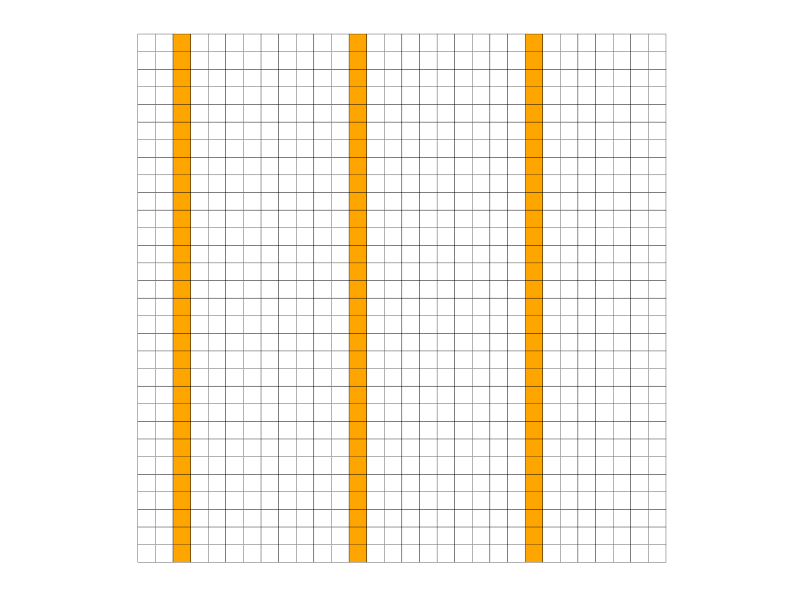
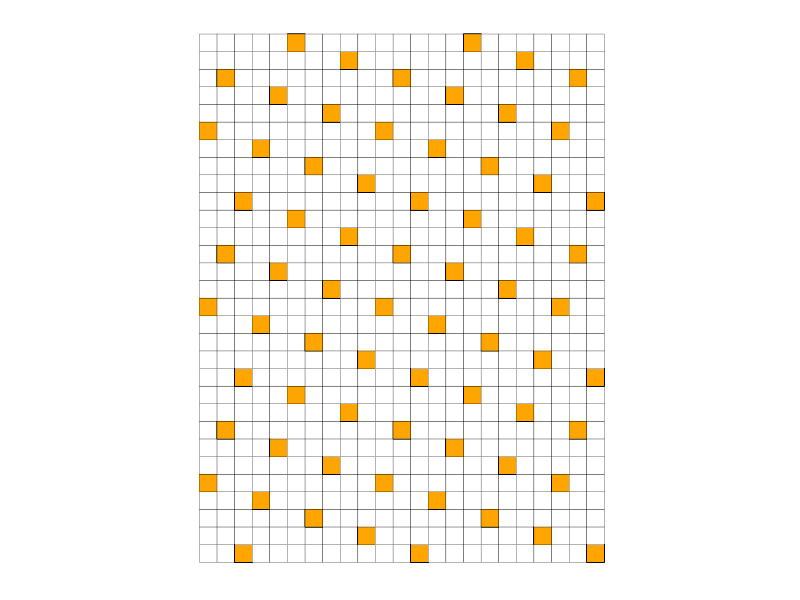

Reproduce these figures in R, in order. (Note: this script raises an error after producing the figures.)
##### To plot grids (for the report) ----------

install.packages("ggplot2")
library(ggplot2)

library(tidyverse) # for arrange

### Version 1 -----------

# Create a data frame with the coordinates and colors
grid_data <- expand.grid(x = 1:30, y = 1:30)  # 30x30 grid
grid_data$color <- "white"  # Default color for all squares

# Specify the squares to be colored
colored_squares <- data.frame(
  x = c(rep(3, 30), rep(13, 30), rep(23, 30)),
  y = rep(1:30, 3),
  color = c(rep("orange", 90))
)

# Merge the colored squares into the grid data
grid_data <- merge(grid_data, colored_squares, by = c("x", "y"), all.x = TRUE)
grid_data$color.y[is.na(grid_data$color.y)] <- "white" # Set NA colors to white
# c(rep("white", 100))

ggplot(grid_data, aes(x = x, y = y, fill = color.y)) +
  geom_tile(colour = "black") +  # Draw the squares with black borders # 
  scale_fill_identity() +  # Use the colors specified in the data
  theme_minimal() +  # Minimal theme for better visualization
  theme(
    axis.title = element_blank(),  # Remove axis titles
    axis.text = element_blank(),   # Remove axis text
    axis.ticks = element_blank(),  # Remove axis ticks
    panel.grid = element_blank()   # Remove grid lines
  ) +
  coord_fixed()  # Ensure squares are not stretched

### 2nd version of Version 1 -----------

# Create a data frame with the coordinates and colors
grid_data <- expand.grid(x = 1:23, y = 1:30)  # 30x23 grid
grid_data$color <- "white"  # Default color for all squares

# Function to sample at random following the grid
sampling_grid <- function(i){
  cells_x <- c()
  cells_y <- c()
  raw <- c()
  elt <- i
  while (elt < (30*23)) {
    raw <- append(raw, elt)
    elt <- elt+10
  }
  for (j in raw) {
    cells_x <- append(cells_x, ifelse(j%%23 == 0, 23, j%%23))
    cells_y <- append(cells_y, ifelse(j%%23 == 0, ((j-(j%%23))/23) - 1, (j-(j%%23))/23) )
  }
  return(data.frame(x = cells_x, y = cells_y))
}

test <- sampling_grid(3)

colored_squares <- data.frame(
  x = test$x,
  y = test$y +1,
  color = c(rep("orange", 30*23))
)

# Merge the colored squares into the grid data
grid_data <- merge(grid_data, colored_squares, by = c("x", "y"), all.x = TRUE)
grid_data$color.y[is.na(grid_data$color.y)] <- "white" # Set NA colors to white
# c(rep("white", 100))

ggplot(grid_data, aes(x = x, y = y, fill = color.y)) +
  geom_tile(colour = "black") +  # Draw the squares with black borders # 
  scale_fill_identity() +  # Use the colors specified in the data
  theme_minimal() +  # Minimal theme for better visualization
  theme(
    axis.title = element_blank(),  # Remove axis titles
    axis.text = element_blank(),   # Remove axis text
    axis.ticks = element_blank(),  # Remove axis ticks
    panel.grid = element_blank()   # Remove grid lines
  ) +
  coord_fixed()  # Ensure squares are not stretched

### Version 2 -----------

# Create a data frame with the coordinates and colors
grid_data <- expand.grid(x = 1:30, y = 1:30)  # 30x30 grid
grid_data$color <- "white"  # Default color for all squares

# Function to sample at random following the grid
sampling_grid <- function(i){
  cells_x <- c()
  cells_y <- c()
  
  for (l in 0:29) {
    if (l==0){
      x_init <- i
    }else if ((3*l+i) < 10){
      x_init <- (3*l+i)
    }else{
      x_init <- (((3*l+i))%%(10))
    }
    k <- 0
    while (x_init + 10*k < 30) {
      a <- x_init + 10*k
      b <- l
      cells_x <- append(cells_x, ifelse(j%%23 == 0, 23, a))
      print(a)
      cells_y <- append(cells_y, ifelse(j%%23 == 0, ((j-(j%%23))/23) - 1, b ))
      print(b)
      k <- k+1
    }
  }
  return(data.frame(x = cells_x, y = cells_y))
}

test <- sampling_grid(3)

# Specify the squares to be colored
colored_squares <- data.frame(
  x = test$x,
  y = test$y +1,
  color = c(rep("orange", 90))
)

# Merge the colored squares into the grid data
grid_data <- merge(grid_data, colored_squares, by = c("x", "y"), all.x = TRUE)
grid_data$color.y[is.na(grid_data$color.y)] <- "white" # Set NA colors to white

ggplot(grid_data, aes(x = x, y = y, fill = color.y)) +
  geom_tile(colour = "black") +  # Draw the squares with black borders # 
  scale_fill_identity() +  # Use the colors specified in the data
  theme_minimal() +  # Minimal theme for better visualization
  theme(
    axis.title = element_blank(),  # Remove axis titles
    axis.text = element_blank(),   # Remove axis text
    axis.ticks = element_blank(),  # Remove axis ticks
    panel.grid = element_blank()   # Remove grid lines
  ) +
  coord_fixed()  # Ensure squares are not stretched


### Version 3 -----------

# Create a data frame with the coordinates and colors
grid_data <- expand.grid(x = 1:30, y = 1:30)  # 30x30 grid
grid_data$color <- "white"  # Default color for all squares

# Function to sample at random following the grid
sampling_grid <- function(c_dim){
  random_points <- data.frame(x = numeric(), y = numeric())
  
  for (l in 0:((30)-1)) { # For all lines
    for (bunch in 1:(30/10)) { # 10 is the size of each bunch
      x_sampled <- sample(0:9, 1) + (bunch-1)*10
      a <- x_sampled
      b <- l
      random_points <- rbind(random_points, list(a,b))
    }
  }
  colnames(random_points) <- list("x", "y")
  return(random_points)
}

test <- sampling_grid(3)

# Specify the squares to be colored
colored_squares <- data.frame(
  x = test$x,
  y = test$y + 1,
  color = c(rep("orange", 90))
)

# Merge the colored squares into the grid data
grid_data <- merge(grid_data, colored_squares, by = c("x", "y"), all.x = TRUE)
grid_data$color.y[is.na(grid_data$color.y)] <- "white" # Set NA colors to white
# c(rep("white", 100))

ggplot(grid_data, aes(x = x, y = y, fill = color.y)) +
  geom_tile(colour = "black") +  # Draw the squares with black borders # 
  scale_fill_identity() +  # Use the colors specified in the data
  theme_minimal() +  # Minimal theme for better visualization
  theme(
    axis.title = element_blank(),  # Remove axis titles
    axis.text = element_blank(),   # Remove axis text
    axis.ticks = element_blank(),  # Remove axis ticks
    panel.grid = element_blank()   # Remove grid lines
  ) +
  coord_fixed()  # Ensure squares are not stretched



### Strata 1 -----------

# Create a data frame with the coordinates and colors
grid_data <- expand.grid(x = 1:30, y = 1:30)  # 30x30 grid
grid_data$color <- "white"  # Default color for all squares

# Function to sample at random following the grid
sampling_grid <- function(i){
  cells_x <- c()
  cells_y <- c()
  
  for (l in 0:29) {
    if (l==0){
      x_init <- i
    }else if ((3*l+i) < 10){
      x_init <- (3*l+i)
    }else{
      x_init <- (((3*l+i))%%(10))
    }
    k <- 0
    while (x_init + 10*k < 30) {
      a <- x_init + 10*k
      b <- l
      cells_x <- append(cells_x, a)
      # print(a)
      cells_y <- append(cells_y, b)
      # print(b)
      k <- k+1
    }
  }
  return(data.frame(x = cells_x, y = cells_y))
}

test <- sampling_grid(3)

# Specify the squares to be colored
colored_squares <- data.frame(
  x = test$x,
  y = test$y +1,
  color = c(rep("orange", 90))
)

colored_stratum <- data.frame(
  x = test[test$y == 2,]$x,
  y = test[test$y == 2,]$y +1,
  color = c(rep("red", nrow(test[test$y == 2,])))
)

# Merge the colored squares into the grid data
grid_data <- merge(grid_data, colored_squares, by = c("x", "y"), all.x = TRUE)
grid_data <- merge(grid_data, colored_stratum, by = c("x", "y"), all.x = TRUE)
grid_data$color[(is.na(grid_data$color)) & (grid_data$color.y == "orange")] <- "orange" 
grid_data$color[is.na(grid_data$color)] <- "white" # Set NA colors to white

ggplot(grid_data, aes(x = x, y = y, fill = color)) +
  geom_tile(colour = "black") +  # Draw the squares with black borders # 
  scale_fill_identity() +  # Use the colors specified in the data
  theme_minimal() +  # Minimal theme for better visualization
  theme(
    axis.title = element_blank(),  # Remove axis titles
    axis.text = element_blank(),   # Remove axis text
    axis.ticks = element_blank(),  # Remove axis ticks
    panel.grid = element_blank()   # Remove grid lines
  ) +
  coord_fixed()  # Ensure squares are not stretched


### Strata 2 -----------

# Create a data frame with the coordinates and colors
grid_data <- expand.grid(x = 1:30, y = 1:30)  # 30x30 grid
grid_data$color <- "white"  # Default color for all squares

# Function to sample at random following the grid
sampling_grid <- function(i){
  cells_x <- c()
  cells_y <- c()
  cells_h <- c()
  
  for (l in 0:29) {
    if (l==0){
      x_init <- i
    }else if ((3*l+i) < 10){
      x_init <- (3*l+i)
    }else{
      x_init <- (((3*l+i))%%(10))
    }
    k <- 0
    while (x_init + 10*k < 30) {
      a <- x_init + 10*k
      b <- l
      h <- (length(cells_x)+1)%%10
      cells_x <- append(cells_x, a)
      # print(a)
      cells_y <- append(cells_y, b)
      # print(b)
      cells_h <- append(cells_h, h)
      k <- k+1
    }
  }
  return(data.frame(x = cells_x, y = cells_y, h = cells_h))
}

test <- sampling_grid(3)

# Specify the squares to be colored
colored_squares <- data.frame(
  x = test$x,
  y = test$y +1,
  color = c(rep("orange", 90))
)

colored_stratum <- data.frame(
  x = test[test$h == 3,]$x,
  y = test[test$h == 3,]$y +1,
  color = c(rep("red", nrow(test[test$h == 3,])))
)

# Merge the colored squares into the grid data
grid_data <- merge(grid_data, colored_squares, by = c("x", "y"), all.x = TRUE)
grid_data <- merge(grid_data, colored_stratum, by = c("x", "y"), all.x = TRUE)
grid_data$color[(is.na(grid_data$color)) & (grid_data$color.y == "orange")] <- "orange" 
grid_data$color[is.na(grid_data$color)] <- "white" # Set NA colors to white

ggplot(grid_data, aes(x = x, y = y, fill = color)) +
  geom_tile(colour = "black") +  # Draw the squares with black borders # 
  scale_fill_identity() +  # Use the colors specified in the data
  theme_minimal() +  # Minimal theme for better visualization
  theme(
    axis.title = element_blank(),  # Remove axis titles
    axis.text = element_blank(),   # Remove axis text
    axis.ticks = element_blank(),  # Remove axis ticks
    panel.grid = element_blank()   # Remove grid lines
  ) +
  coord_fixed()  # Ensure squares are not stretched

### Strata 3: 2 by 2 ------------

# Create a data frame with the coordinates and colors
grid_data <- expand.grid(x = 1:30, y = 1:30)  # 30x30 grid
grid_data$color <- "white"  # Default color for all squares

# Function to sample at random following the grid
sampling_grid <- function(i){
  cells_x <- c()
  cells_y <- c()
  
  for (l in 0:29) {
    if (l==0){
      x_init <- i
    }else if ((3*l+i) < 10){
      x_init <- (3*l+i)
    }else{
      x_init <- (((3*l+i))%%(10))
    }
    k <- 0
    while (x_init + 10*k < 30) {
      a <- x_init + 10*k
      b <- l
      cells_x <- append(cells_x, a)
      print(a)
      cells_y <- append(cells_y, b)
      print(b)
      k <- k+1
    }
  }
  return(data.frame(x = cells_x, y = cells_y))
}

test <- sampling_grid(3)

# Specify the squares to be colored
colored_squares <- data.frame(
  x = test$x,
  y = test$y +1,
  color = c(rep("orange", 90))
)

# Merge the colored squares into the grid data
grid_data <- merge(grid_data, colored_squares, by = c("x", "y"), all.x = TRUE)
grid_data$color.y[is.na(grid_data$color.y)] <- "white" # Set NA colors to white
grid_data <- arrange(grid_data, grid_data$y)
# 45 strata ((3*30)/2) with 2 selected cells in each of them
grid_data$number <- NA
grid_data[grid_data$color.y == "orange",]$number <- rep(1:45, each = 2)

ggplot(grid_data, aes(x = x, y = y, fill = color.y)) +
  geom_tile(colour = "black") +  # Draw the squares with black borders
  geom_text(aes(label = number), size = 5, na.rm = TRUE) +
  scale_fill_identity() +  # Use the colors specified in the data
  theme_minimal() +  # Minimal theme for better visualization
  theme(
    axis.title = element_blank(),  # Remove axis titles
    axis.text = element_blank(),   # Remove axis text
    axis.ticks = element_blank(),  # Remove axis ticks
    panel.grid = element_blank()   # Remove grid lines
  ) +
  coord_fixed()  # Ensure squares are not stretched
